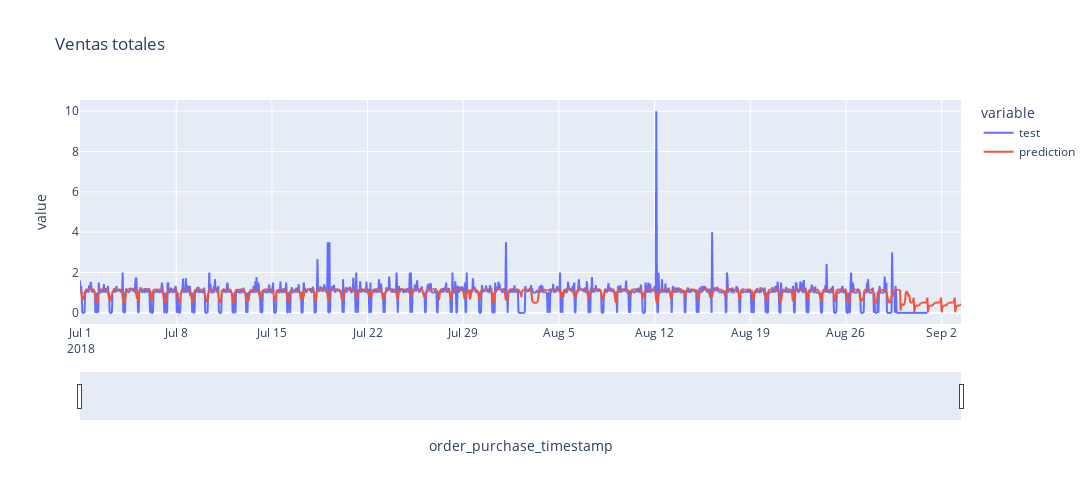

Notebook source saved alongside this figure:
### Code cell
# Plot de predicciones interactivas
# ============================================================================
datos_plot=pd.DataFrame({
                'test': datos_test['cantidad_ventas'],
                'prediction': predicciones['pred'],
})
datos_plot.index.name='order_purchase_timestamp'

fig = px.line(
    data_frame  = datos_plot.reset_index(),
    x           = 'order_purchase_timestamp',
    y           = datos_plot.columns,
    title       = 'Ventas totales',
    width       = 1200,
    height      = 500
)

fig.update_xaxes(rangeslider_visible=True)
fig.show()

### Figure 1 — Plotly figure (JSON) as saved in the notebook; plotly's stock layout.template omitted (floating-point values rounded to 4 significant figures; data arrays with more than 128 entries replaced by an {"elided": "..."} marker saying what was removed)
{"data": [{"hovertemplate": "variable=test<br>order_purchase_timestamp=%{x}<br>value=%{y}<extra></extra>", "legendgroup": "test", "line": {"color": "#636efa", "dash": "solid"}, "marker": {"symbol": "circle"}, "mode": "lines", "name": "test", "showlegend": true, "type": "scattergl", "x": {"elided": "1548 str values"}, "xaxis": "x", "y": {"elided": "1548 float values"}, "yaxis": "y"}, {"hovertemplate": "variable=prediction<br>order_purchase_timestamp=%{x}<br>value=%{y}<extra></extra>", "legendgroup": "prediction", "line": {"color": "#EF553B", "dash": "solid"}, "marker": {"symbol": "circle"}, "mode": "lines", "name": "prediction", "showlegend": true, "type": "scattergl", "x": {"elided": "1548 str values"}, "xaxis": "x", "y": {"elided": "1548 float values"}, "yaxis": "y"}], "layout": {"height": 500, "legend": {"title": {"text": "variable"}, "tracegroupgap": 0}, "title": {"text": "Ventas totales"}, "width": 1200, "xaxis": {"anchor": "y", "domain": [0, 1], "rangeslider": {"visible": true}, "title": {"text": "order_purchase_timestamp"}}, "yaxis": {"anchor": "x", "domain": [0, 1], "title": {"text": "value"}}}}
